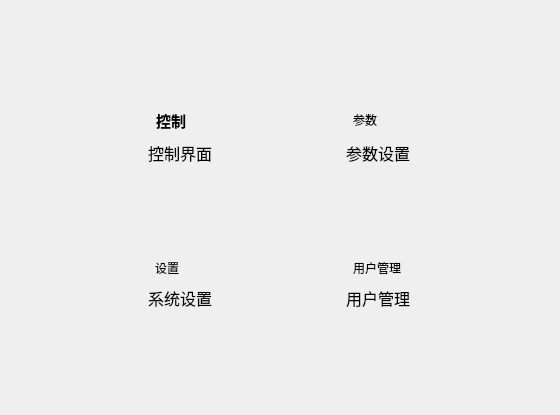
<?xml version="1.0" encoding="UTF-8"?>
<ui version="4.0">
 <class>MainMenu</class>
 <widget class="QDialog" name="MainMenu">
  <property name="geometry">
   <rect>
    <x>0</x>
    <y>0</y>
    <width>560</width>
    <height>415</height>
   </rect>
  </property>
  <property name="windowTitle">
   <string>Dialog</string>
  </property>
  <layout class="QVBoxLayout" name="verticalLayout">
   <item>
    <widget class="QWidget" name="widget" native="true">
     <layout class="QGridLayout" name="gridLayout">
      <item row="1" column="0">
       <widget class="QToolButton" name="tb1">
        <property name="sizePolicy">
         <sizepolicy hsizetype="Fixed" vsizetype="Fixed">
          <horstretch>0</horstretch>
          <verstretch>0</verstretch>
         </sizepolicy>
        </property>
        <property name="font">
         <font>
          <family>微软雅黑</family>
          <pointsize>11</pointsize>
          <weight>75</weight>
          <bold>true</bold>
         </font>
        </property>
        <property name="autoFillBackground">
         <bool>false</bool>
        </property>
        <property name="text">
         <string>控制</string>
        </property>
        <property name="icon">
         <iconset resource="resource.qrc">
          <normaloff>:/image/button/image/1174929.png</normaloff>:/image/button/image/1174929.png</iconset>
        </property>
        <property name="iconSize">
         <size>
          <width>110</width>
          <height>110</height>
         </size>
        </property>
        <property name="checkable">
         <bool>false</bool>
        </property>
        <property name="autoExclusive">
         <bool>false</bool>
        </property>
        <property name="autoRaise">
         <bool>true</bool>
        </property>
       </widget>
      </item>
      <item row="5" column="0">
       <widget class="QLabel" name="label_3">
        <property name="font">
         <font>
          <family>微软雅黑</family>
          <pointsize>12</pointsize>
         </font>
        </property>
        <property name="text">
         <string>系统设置</string>
        </property>
        <property name="alignment">
         <set>Qt::AlignCenter</set>
        </property>
       </widget>
      </item>
      <item row="3" column="0">
       <spacer name="verticalSpacer">
        <property name="orientation">
         <enum>Qt::Vertical</enum>
        </property>
        <property name="sizeHint" stdset="0">
         <size>
          <width>20</width>
          <height>40</height>
         </size>
        </property>
       </spacer>
      </item>
      <item row="4" column="1">
       <widget class="QToolButton" name="tb4">
        <property name="text">
         <string>用户管理</string>
        </property>
        <property name="icon">
         <iconset resource="resource.qrc">
          <normaloff>:/image/button/image/1174906.png</normaloff>:/image/button/image/1174906.png</iconset>
        </property>
        <property name="iconSize">
         <size>
          <width>110</width>
          <height>110</height>
         </size>
        </property>
        <property name="autoRaise">
         <bool>true</bool>
        </property>
       </widget>
      </item>
      <item row="2" column="0">
       <widget class="QLabel" name="label">
        <property name="font">
         <font>
          <family>微软雅黑</family>
          <pointsize>12</pointsize>
         </font>
        </property>
        <property name="text">
         <string>控制界面</string>
        </property>
        <property name="alignment">
         <set>Qt::AlignCenter</set>
        </property>
       </widget>
      </item>
      <item row="2" column="1">
       <widget class="QLabel" name="label_2">
        <property name="font">
         <font>
          <family>微软雅黑</family>
          <pointsize>12</pointsize>
         </font>
        </property>
        <property name="text">
         <string>参数设置</string>
        </property>
        <property name="alignment">
         <set>Qt::AlignCenter</set>
        </property>
       </widget>
      </item>
      <item row="1" column="1">
       <widget class="QToolButton" name="tb2">
        <property name="text">
         <string>参数</string>
        </property>
        <property name="icon">
         <iconset resource="resource.qrc">
          <normaloff>:/image/button/image/1174974.png</normaloff>:/image/button/image/1174974.png</iconset>
        </property>
        <property name="iconSize">
         <size>
          <width>110</width>
          <height>110</height>
         </size>
        </property>
        <property name="autoRaise">
         <bool>true</bool>
        </property>
       </widget>
      </item>
      <item row="5" column="1">
       <widget class="QLabel" name="label_4">
        <property name="font">
         <font>
          <family>微软雅黑</family>
          <pointsize>12</pointsize>
         </font>
        </property>
        <property name="text">
         <string>用户管理</string>
        </property>
        <property name="alignment">
         <set>Qt::AlignCenter</set>
        </property>
       </widget>
      </item>
      <item row="4" column="0">
       <widget class="QToolButton" name="tb3">
        <property name="text">
         <string>设置</string>
        </property>
        <property name="icon">
         <iconset resource="resource.qrc">
          <normaloff>:/image/button/image/1174942.png</normaloff>:/image/button/image/1174942.png</iconset>
        </property>
        <property name="iconSize">
         <size>
          <width>110</width>
          <height>110</height>
         </size>
        </property>
        <property name="autoRaise">
         <bool>true</bool>
        </property>
       </widget>
      </item>
      <item row="0" column="0">
       <spacer name="verticalSpacer_2">
        <property name="orientation">
         <enum>Qt::Vertical</enum>
        </property>
        <property name="sizeHint" stdset="0">
         <size>
          <width>20</width>
          <height>40</height>
         </size>
        </property>
       </spacer>
      </item>
      <item row="6" column="0">
       <spacer name="verticalSpacer_3">
        <property name="orientation">
         <enum>Qt::Vertical</enum>
        </property>
        <property name="sizeHint" stdset="0">
         <size>
          <width>20</width>
          <height>40</height>
         </size>
        </property>
       </spacer>
      </item>
     </layout>
    </widget>
   </item>
  </layout>
 </widget>
 <resources>
  <include location="resource.qrc"/>
 </resources>
 <connections/>
</ui>
